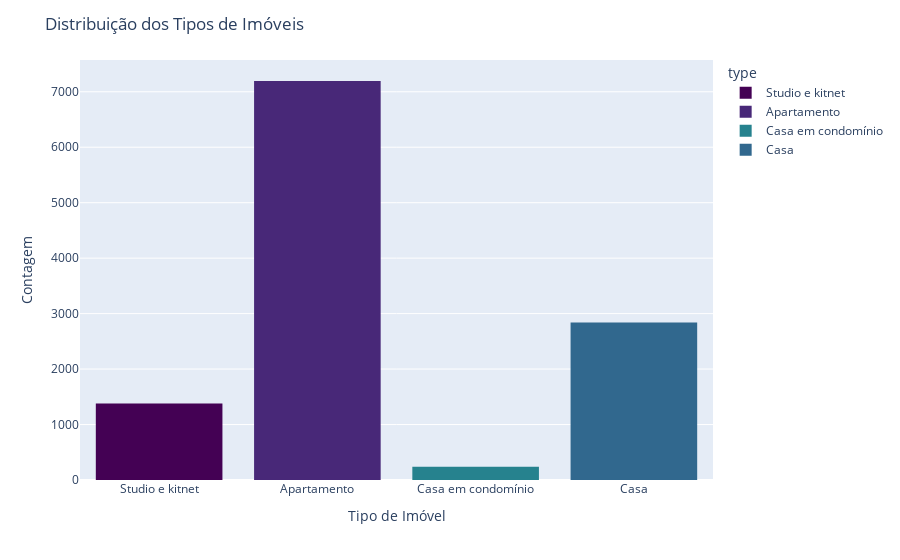

Write notebook code for a chart like this one.
### Markdown cell above
O gráfico ficou simples, vamos jogar umas cores nas barras!

### Code cell
cores_por_tipo = {
    'Studio e kitnet': '#440154',
    'Apartamento': '#482878',
    'Casa em condomínio': '#26828e',
    'Casa': '#31688e'}

fig = px.histogram(aptos, x='type', color='type', color_discrete_map=cores_por_tipo)
fig.update_layout(title='Distribuição dos Tipos de Imóveis',
                  xaxis_title='Tipo de Imóvel',
                  yaxis_title = 'Contagem')
fig.show()

### Figure 1 — Plotly figure (JSON) as saved in the notebook; plotly's stock layout.template omitted (floating-point values rounded to 4 significant figures; data arrays with more than 128 entries replaced by an {"elided": "..."} marker saying what was removed)
{"data": [{"bingroup": "x", "hovertemplate": "type=%{x}<br>count=%{y}<extra></extra>", "legendgroup": "Studio e kitnet", "marker": {"color": "#440154", "pattern": {"shape": ""}}, "name": "Studio e kitnet", "orientation": "v", "showlegend": true, "type": "histogram", "x": {"elided": "1381 str values"}, "xaxis": "x", "yaxis": "y"}, {"bingroup": "x", "hovertemplate": "type=%{x}<br>count=%{y}<extra></extra>", "legendgroup": "Apartamento", "marker": {"color": "#482878", "pattern": {"shape": ""}}, "name": "Apartamento", "orientation": "v", "showlegend": true, "type": "histogram", "x": {"elided": "7194 str values"}, "xaxis": "x", "yaxis": "y"}, {"bingroup": "x", "hovertemplate": "type=%{x}<br>count=%{y}<extra></extra>", "legendgroup": "Casa em condomínio", "marker": {"color": "#26828e", "pattern": {"shape": ""}}, "name": "Casa em condomínio", "orientation": "v", "showlegend": true, "type": "histogram", "x": {"elided": "241 str values"}, "xaxis": "x", "yaxis": "y"}, {"bingroup": "x", "hovertemplate": "type=%{x}<br>count=%{y}<extra></extra>", "legendgroup": "Casa", "marker": {"color": "#31688e", "pattern": {"shape": ""}}, "name": "Casa", "orientation": "v", "showlegend": true, "type": "histogram", "x": {"elided": "2841 str values"}, "xaxis": "x", "yaxis": "y"}], "layout": {"barmode": "relative", "legend": {"title": {"text": "type"}, "tracegroupgap": 0}, "margin": {"t": 60}, "title": {"text": "Distribuição dos Tipos de Imóveis"}, "xaxis": {"anchor": "y", "categoryarray": ["Studio e kitnet", "Apartamento", "Casa em condomínio", "Casa"], "categoryorder": "array", "domain": [0, 1], "title": {"text": "Tipo de Imóvel"}}, "yaxis": {"anchor": "x", "domain": [0, 1], "title": {"text": "Contagem"}}}}
